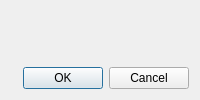
<?xml version="1.0" encoding="UTF-8"?>
<ui version="4.0">
 <class>RemoteMergeSettingsDialog</class>
 <widget class="QWidget" name="RemoteMergeSettingsDialog">
  <layout class="QVBoxLayout" name="verticalLayout" stretch="0,0">
   <item>
    <layout class="QHBoxLayout" name="horizontalLayout_2" stretch="0,1">
     <item>
      <widget class="CategoryListWidget" name="categoryList" native="true"/>
     </item>
     <item>
      <widget class="QStackedWidget" name="stackedWidget">
       <property name="currentIndex">
        <number>-1</number>
       </property>
      </widget>
     </item>
    </layout>
   </item>
   <item>
    <layout class="QHBoxLayout" name="horizontalLayout">
     <item>
      <widget class="QDialogButtonBox" name="buttonBox">
       <property name="standardButtons">
        <set>QDialogButtonBox::Cancel|QDialogButtonBox::Ok</set>
       </property>
      </widget>
     </item>
    </layout>
   </item>
  </layout>
 </widget>
 <customwidgets>
  <customwidget>
   <class>CategoryListWidget</class>
   <extends>QWidget</extends>
   <header>gui/CategoryListWidget.h</header>
   <container>1</container>
  </customwidget>
 </customwidgets>
 <resources/>
 <connections/>
</ui>
